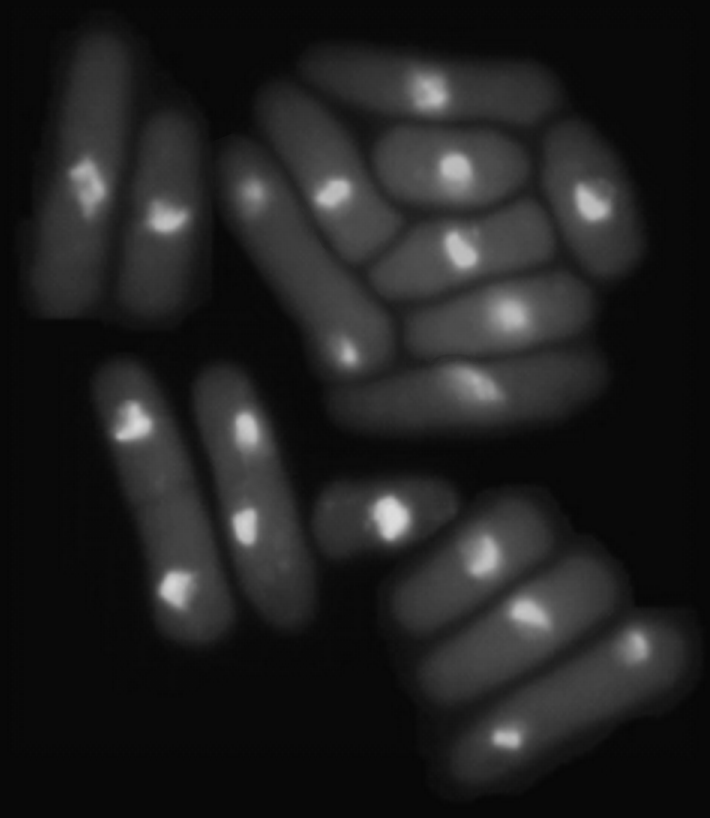
#> input picture TP3_/levadura.png, 710 x 818 px
$ python TP3_segmentacion.py
#> lines starting #> are read from the running program, lines starting #| are printed output that depends on the picture; after the words box and inside, x2 and y2 are one past the last pixel; in counts of white or black regions, pixels touching at a corner belong together
import cv2 as cv
import numpy as np
from matplotlib import pyplot as pl
from skimage import color


print("Pulse ESC para terminar.")
yeast = cv.imread('levadura.png') # yeast = levadura
#> yeast is the input picture: shape (818, 710, 3); min 6, max 222, mean 33.1
#> (key Esc is pressed here)

def to_binary(img, value):
#> called with value = 0
    gray = cv.cvtColor(img, cv.COLOR_BGR2GRAY)
    ret, binary = cv.threshold(gray, value, 255, cv.THRESH_BINARY)
#> binary: shape (818, 710); every value is 255
#> ret = 0
    return binary

def apply_colorMap(im):
    dst = cv.applyColorMap(im, cv.COLORMAP_JET)
    return dst

def contours(binary):
    contours, hierarchy = cv.findContours(binary, cv.RETR_TREE, cv.CHAIN_APPROX_NONE)
#> contours = 1 contour; box (x1, y1, x2, y2) and area: (0, 0, 710, 818) 579253
    return contours

def lam(x):
    pass

def main():
    global seeds
    cv.namedWindow('Binary')
    cv.createTrackbar('Bi_tb', 'Binary', 0, 255, lam)


    while True:
        tecla = cv.waitKey(30)

        # contador de nucleos
        cv.imshow("original_im", yeast)
        value_b = cv.getTrackbarPos('Bi_tb', 'Binary')
        im_bw = to_binary(yeast, value_b)
        cv.imshow('Binary', im_bw)
        num = len(contours(im_bw))
#> num = 1
        print(num)
#| 1
        colorMap = apply_colorMap(im_bw)
#> in apply_colorMap, `dst = cv.applyColorMap(im, cv.COLORMAP_JET)`:
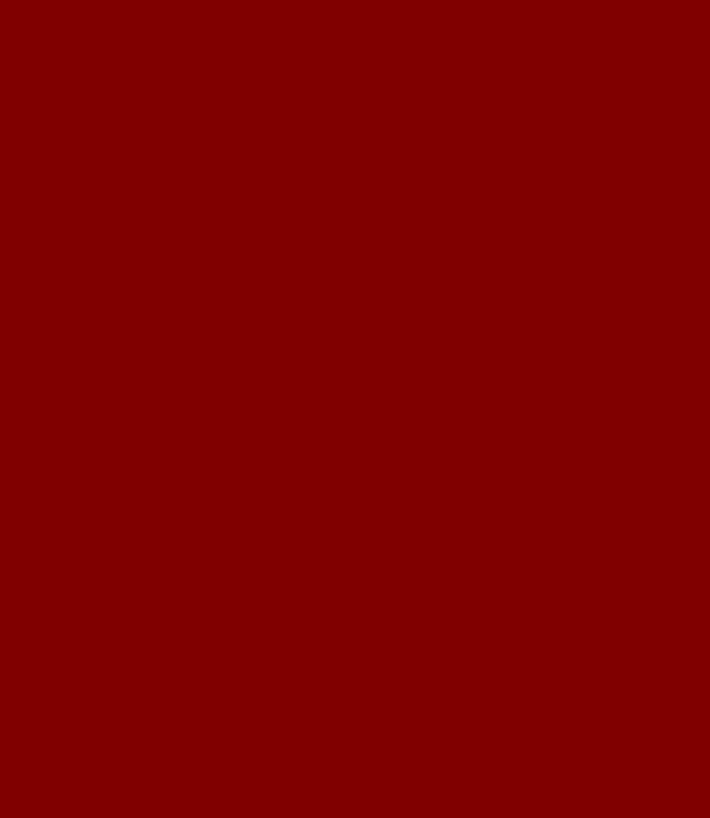
#> dst: shape (818, 710, 3); mean B, G, R 0, 0, 128
        cv.imshow('Color_map', colorMap)

main()

img = cv.imread('C:/Users/agusv/PycharmProjects/visionArtificial/TP3_/levadura.png')
gray = cv.cvtColor(img, cv.COLOR_BGR2GRAY)
_, thresh = cv.threshold(gray, 0, 255, cv.THRESH_BINARY_INV + cv.THRESH_OTSU)

cv.imshow("img", thresh)

cv.waitKey()
kernel = np.ones((3, 3), np.uint8)
opening = cv.morphologyEx(thresh, cv.MORPH_OPEN, kernel, iterations=2)
closing = cv.morphologyEx(opening, cv.MORPH_CLOSE, kernel, iterations=2)

# sure background area
sure_bg = cv.dilate(closing, kernel, iterations=3)

cv.imshow("sure_bg", sure_bg)

cv.waitKey()
# Finding sure foreground area
sure_fg = cv.erode(closing, kernel, iterations=3)

# SE DEBERIA USAR EL DISTANCE TRANSFORM ANTES Q EL ERODE
# PQ LOS OBJETOS ESTAN TODOS PEGADOS PERO DE BAJA PQ NOSE SI HAY Q EXPLCIAR ESO
# dist_transform = cv.distanceTransform(opening,cv.DIST_L2,5)
# ret, sure_fg = cv.threshold(dist_transform,0.7*dist_transform.max(),255,0)

cv.imshow("sure_fg", sure_fg)

cv.waitKey()
# Finding unknown region
sure_fg = np.uint8(sure_fg)
unknown = cv.subtract(sure_bg, sure_fg)

# Marker labelling
_, markers = cv.connectedComponents(sure_fg)
print(markers)
print("------------------")
# Add one to all labels so that sure background is not 0, but 1
markers = markers + 1
# Now, mark the region of unknown with zero
markers[unknown == 255] = 0

markers = cv.watershed(img, markers)
# img[markers == -1] = [0,0,0]
# im2 = color.label2rgb(markers, bg_label=1)
print(img)
print(markers)

yeast[markers == -1] = [255, 0, 0]
# cv.imshow("im2", im2)

cv.waitKey(0)
cv.imshow("img", img)

cv.waitKey()
value_b = cv.getTrackbarPos('Bi_tb', 'Binary')
im_bw = to_binary(yeast, value_b)
